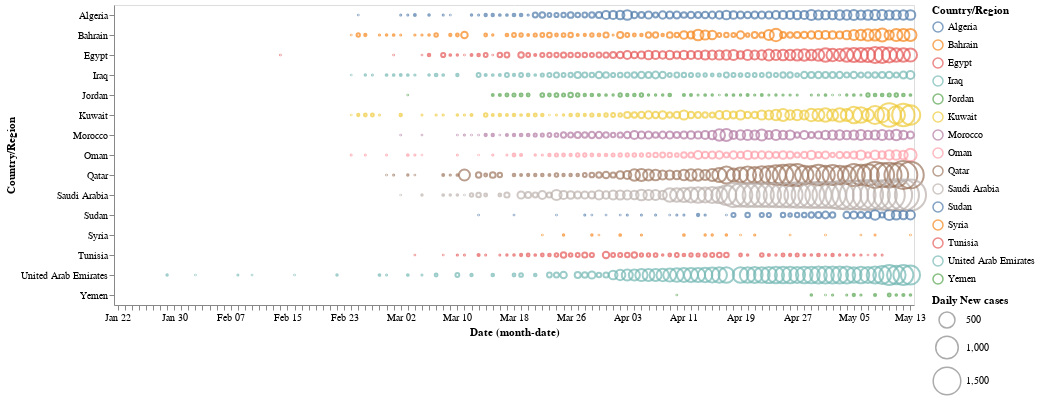

Notebook source saved alongside this figure:
### Code cell
alt.Chart(selected_arab_countries).mark_point().encode(
    x='monthdate(Date):O',
    y='Country/Region',
    color='Country/Region',
    size=alt.Size('New cases:Q',
        scale=alt.Scale(range=[0, 1000]),
        legend=alt.Legend(title='Daily New cases')
    ) 
).properties(
    width=800,
    height=300
)

### Figure 1 — Vega-Lite specification as saved in the notebook (floating-point values rounded to 4 significant figures; data arrays with more than 128 entries replaced by an {"elided": "..."} marker saying what was removed)
{"config": {"view": {"continuousWidth": 400, "continuousHeight": 300}}, "data": {"name": "data-3a4773b0e9048dbf5fe4a7f282e6dbc7"}, "mark": "point", "encoding": {"color": {"type": "nominal", "field": "Country/Region"}, "size": {"type": "quantitative", "field": "New cases", "legend": {"title": "Daily New cases"}, "scale": {"range": [0, 1000]}}, "x": {"type": "ordinal", "field": "Date", "timeUnit": "monthdate"}, "y": {"type": "nominal", "field": "Country/Region"}}, "height": 300, "width": 800, "$schema": "https://vega.github.io/schema/vega-lite/v4.8.1.json", "datasets": {"data-3a4773b0e9048dbf5fe4a7f282e6dbc7": {"elided": "1695 records"}}}
